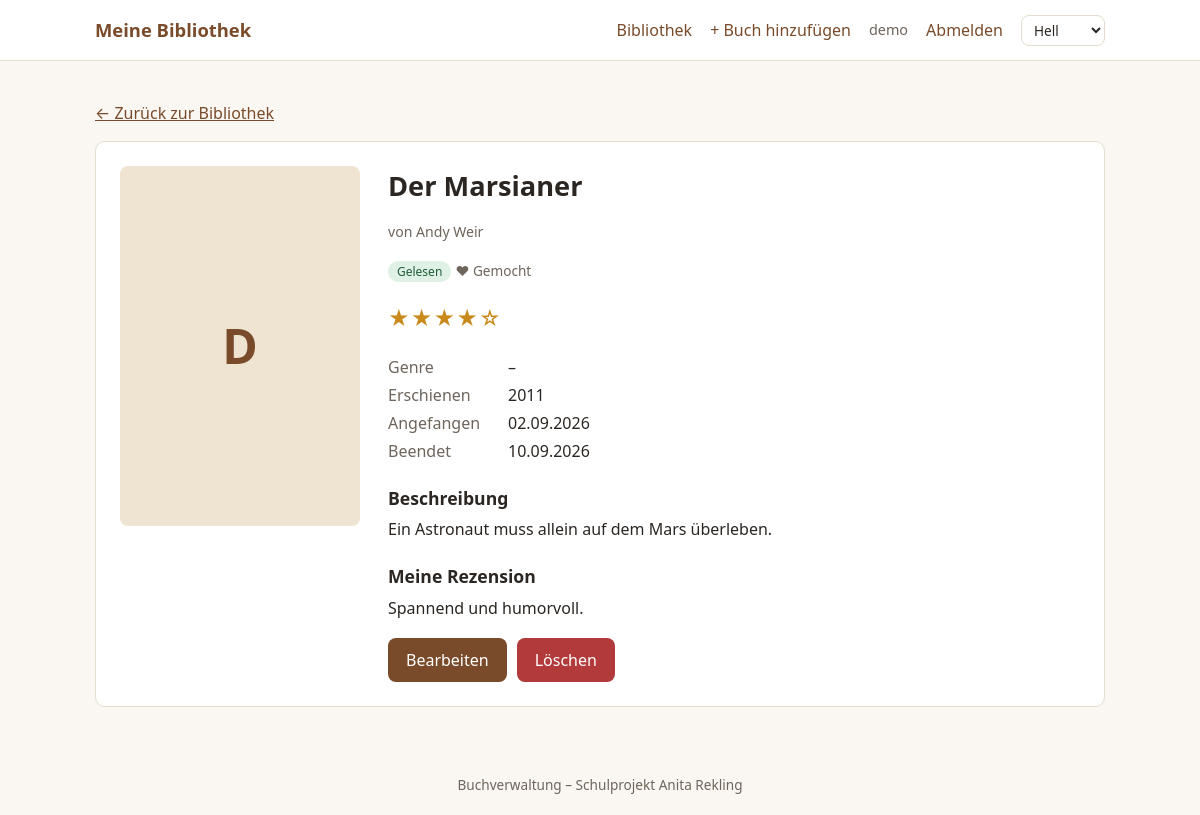
The page /buch.php?id=2 (signed in) on the database its author committed.
### tables this page shows
CREATE TABLE buch 
(
  id               INT AUTO_INCREMENT PRIMARY KEY,
  benutzer_id      INT NOT NULL,
  genre_id         INT NULL,
  titel            VARCHAR(150) NOT NULL,
  autor            VARCHAR(100) NOT NULL,
  erscheinungsjahr SMALLINT NULL,
  beschreibung     TEXT NULL,
  cover            VARCHAR(255) NULL,                   
  status           ENUM('moechte_lesen','lese_gerade','gelesen','abgebrochen')
                   NOT NULL DEFAULT 'moechte_lesen',
  bewertung        TINYINT NULL CHECK (bewertung BETWEEN 0 AND 5),    
  gemocht          TINYINT(1) NULL,                     
  rezension        TEXT NULL,
  startdatum       DATE NULL,
  enddatum         DATE NULL,
  FOREIGN KEY (benutzer_id) REFERENCES benutzer(id) ON DELETE CASCADE,
  FOREIGN KEY (genre_id)    REFERENCES genre(id)    ON DELETE SET NULL
);

### funktionen.php (called while the page is built, shortened)
<?php
function e($text): string
{
    return htmlspecialchars((string)$text, ENT_QUOTES, 'UTF-8');
}
function sterne($n): string
{
    return str_repeat('★', (int)$n) . str_repeat('☆', 5 - (int)$n);
}
function datum_de($d): string
{
    return $d ? date('d.m.Y', strtotime($d)) : '–';
}

### buch.php (the view, shortened to what this page needs)
<?php
require_once 'funktionen.php';
$st = $pdo->prepare('SELECT b.*, g.name AS genre_name FROM buch b LEFT JOIN genre g ON g.id = b.genre_id
                     WHERE b.id = :id AND b.benutzer_id = :uid');
$st->execute(['id' => $_GET['id'] ?? '', 'uid' => $_SESSION['benutzer_id']]);
$b = $st->fetch();
require 'header.php';
?>
<p><a href="bibliothek.php">← Zurück zur Bibliothek</a></p>
<section class="karte detail">
  <?php if ($b['cover']): ?>
    <img class="cover gross" src="<?= e($b['cover']) ?>" alt="Cover von <?= e($b['titel']) ?>">
  <?php else: ?>
    <div class="cover gross platzhalter"><?= e(mb_substr($b['titel'], 0, 1)) ?></div>
  <?php endif; ?>
  <div>
    <h1><?= e($b['titel']) ?></h1>
    <p class="autor">von <?= e($b['autor']) ?></p>
    <p>
      <span class="badge status-<?= e($b['status']) ?>"><?= e(STATUS[$b['status']]) ?></span>
      <?php if ($b['gemocht'] !== null): ?>
        <span class="gemocht"><?= $b['gemocht'] ? '♥ Gemocht' : '✕ Nicht gemocht' ?></span>
      <?php endif; ?>
    </p>
    <p class="sterne gross <?= $b['bewertung'] === null ? 'unbewertet' : '' ?>"><?= e(sterne($b['bewertung'])) ?></p>
    <dl class="daten">
      <dt>Genre</dt><dd><?= e($b['genre_name'] ?? '–') ?></dd>
      <dt>Erschienen</dt><dd><?= e($b['erscheinungsjahr'] ?? '–') ?></dd>
      <dt>Angefangen</dt><dd><?= e(datum_de($b['startdatum'])) ?></dd>
      <dt>Beendet</dt><dd><?= e(datum_de($b['enddatum'])) ?></dd>
    </dl>
    <?php if ($b['beschreibung']): ?>
      <h2>Beschreibung</h2>
      <p class="text"><?= nl2br(e($b['beschreibung'])) ?></p>
    <?php endif; ?>
    <h2>Meine Rezension</h2>
    <p class="text"><?= $b['rezension'] ? nl2br(e($b['rezension'])) : 'Noch keine Rezension geschrieben.' ?></p>
    <div class="aktionen">
      <a class="knopf" href="buch_bearbeiten.php?id=<?= (int)$b['id'] ?>">Bearbeiten</a>
      <form method="post" action="buch_loeschen.php" onsubmit="return confirm('Dieses Buch wirklich löschen?');">
        <button class="knopf gefahr" type="submit">Löschen</button>
      </form>
    </div>
  </div>
</section>
<?php require 'footer.php'; ?>

### css/style.css (style rules this page uses)
:root { --hintergrund: #faf7f2; --karte: #ffffff; --text: #2b2622; --text-hell: #6e655c; --akzent: #7a4b2a; --akzent-hover: #5e3a20; --rand: #e4dccf; --gut: #2f7d4f; --schlecht: #b33a3a; --radius: 10px; --eingabe: #ffffff; --platzhalter: #efe4d2; --knopf-text: #ffffff; --fehler-bg: #fbeaea; --fehler-text: #8a2a2a; --fehler-rand: #efc4c4; }
* { box-sizing: border-box; }
body { margin: 0; font-family: system-ui, -apple-system, "Segoe UI", Arial, sans-serif; background: var(--hintergrund); color: var(--text); line-height: 1.5; }
a { color: var(--akzent); }
h1 { font-size: 1.7rem; margin: 0 0 16px; }
h2 { font-size: 1.1rem; margin: 22px 0 6px; }
.karte { background: var(--karte); border: 1px solid var(--rand); border-radius: var(--radius); padding: 24px; }
.knopf { display: inline-block; background: var(--akzent); color: var(--knopf-text); border: 0; border-radius: 8px; padding: 10px 18px; font: inherit; font-weight: 500; cursor: pointer; text-decoration: none; }
.knopf.gefahr { background: var(--schlecht); color: #fff; }
.aktionen { display: flex; gap: 10px; align-items: center; margin-top: 18px; flex-wrap: wrap; }
.cover { width: 100%; aspect-ratio: 2 / 3; object-fit: cover; display: block; background: var(--rand); }
.platzhalter { display: flex; align-items: center; justify-content: center; font-size: 3rem; font-weight: 700; color: var(--akzent); background: var(--platzhalter); }
.autor { color: var(--text-hell); font-size: .88rem; }
.sterne { color: #c98a1b; letter-spacing: 1px; font-size: .95rem; }
.sterne.gross { font-size: 1.3rem; }
.gemocht { font-size: .85rem; color: var(--text-hell); }
.badge { font-size: .75rem; padding: 2px 9px; border-radius: 999px; font-weight: 500; }
.status-gelesen { background: #dff1e5; color: #1f5c38; }
.detail { display: grid; grid-template-columns: 240px 1fr; gap: 28px; }
.cover.gross { border-radius: 8px; }
.detail h1 { margin-bottom: 2px; }
.daten { display: grid; grid-template-columns: 110px 1fr; gap: 4px 10px; margin: 14px 0; }
.daten dt { color: var(--text-hell); }
.daten dd { margin: 0; }
.text { margin: 0; white-space: normal; }

### rows shown on the page
buch: titel "D", titel "Der Marsianer", autor "Andy Weir", status "Gelesen", bewertung "★★★★☆", erscheinungsjahr "2011", startdatum "02.09.2026", enddatum "10.09.2026", beschreibung "Ein Astronaut muss allein auf dem Mars überleben.", rezension "Spannend und humorvoll."

### other values the page prints
$_SESSION['benutzername'] "demo"
$b['genre_name'] "–"
